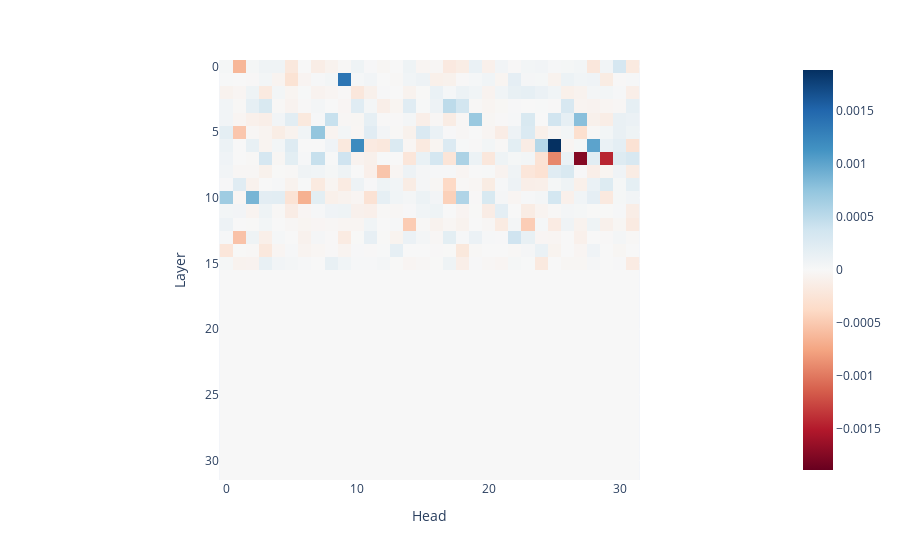

The cell this chart's notebook holds for it:
### Code cell
path = "./new_pp_exps/forward/heads_v_comp_at_contains_pos.pt"
logit_values = torch.load(path)

imshow(
    (logit_values - original_logits) / original_logits,
    # title="Heads affecting value vector of head (11, 23) at box label position",
    yaxis_title="Layer",
    xaxis_title="Head",
)

heads_at_contains_pos = analysis_utils.compute_topk_components(
    torch.load(path), k=10, largest=False
)
print(f"Head influencing object info fetcher heads: {heads_at_contains_pos}")

### Figure 1 — Plotly figure (JSON) as saved in the notebook; plotly's stock layout.template omitted (floating-point values rounded to 4 significant figures; data arrays with more than 128 entries replaced by an {"elided": "..."} marker saying what was removed)
{"data": [{"coloraxis": "coloraxis", "hovertemplate": "x: %{x}<br>y: %{y}<br>color: %{z}<extra></extra>", "name": "0", "type": "heatmap", "xaxis": "x", "yaxis": "y", "z": {"elided": "32x32 float values"}}], "layout": {"coloraxis": {"cmid": 0, "colorscale": [[0, "rgb(103,0,31)"], [0.1, "rgb(178,24,43)"], [0.2, "rgb(214,96,77)"], [0.3, "rgb(244,165,130)"], [0.4, "rgb(253,219,199)"], [0.5, "rgb(247,247,247)"], [0.6, "rgb(209,229,240)"], [0.7, "rgb(146,197,222)"], [0.8, "rgb(67,147,195)"], [0.9, "rgb(33,102,172)"], [1, "rgb(5,48,97)"]]}, "margin": {"t": 60}, "xaxis": {"anchor": "y", "constrain": "domain", "domain": [0, 1], "scaleanchor": "y", "title": {"text": "Head"}}, "yaxis": {"anchor": "x", "autorange": "reversed", "constrain": "domain", "domain": [0, 1], "title": {"text": "Layer"}}}}
